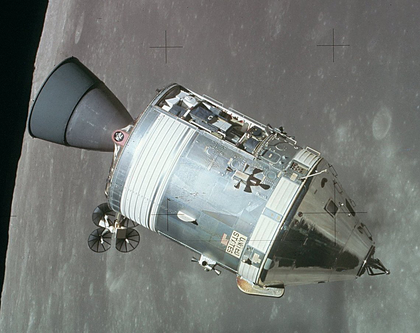
%> input picture perfect2.bmp, 420 x 333 px, shrunk from 1140 x 904 before the run; the run also reads 1 picture not shown here
$ octave ImageProcessingDemo.m   (GNU Octave 9; MATLAB toolbox functions it lacks are replaced by stand-ins)
%> lines starting %> are read from the running program, lines starting %| are printed output that depends on the picture; in (x1, y1, x2, y2) boxes, pixels count from 0 and x2, y2 are one past the last pixel; in counts of white or black regions, pixels touching at a corner belong together; the program's own positions count from 1

P = imread('perfect2.bmp');
%> P is the input picture: size 333x420x3 uint8; mean R, G, B 116.8, 120.6, 117
[m, n, p] = size(P);
%> m = 333; n = 420; p = 3
D = imread('damaged2.bmp');

DamageMask = zeros(m, n);
DefectLoc = [0 0];
for row = 1:1:m
    for column = 1:1:n
        for colour = 1:1:p
            if (P(row, column, colour) ~= D(row, column, colour))
                DamageMask(row, column) = 255;
                DefectLoc = [DefectLoc; row column];
            end
        end
    end
end
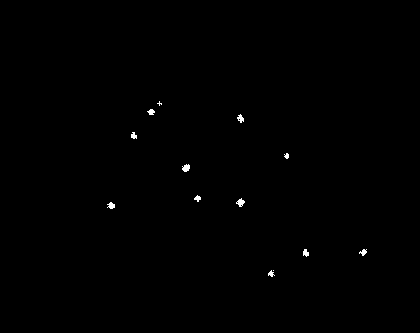
%> DamageMask: size 333x420 double; 0.27% white; 13 white regions (2 under 20 px), largest, box (x1, y1, x2, y2) and area: (182, 164, 190, 172) 46, (236, 198, 245, 207) 45, (237, 114, 244, 123) 37
%> after the loop, DefectLoc = 965 rows, first 12: [0 0; 102 160; 103 160; 103 160; 104 158; 104 159; 104 159; 104 159; 104 160; 104 160; 104 160; 104 161]
[i, j] = size(DefectLoc);
%> i = 965; j = 2

subplot(2, 2, 1); imshow(P); title('Original Image');
subplot(2, 2, 2); imshow(D); title('Image showing damage');
subplot(2, 2, 3); imshow(DamageMask); title('Damage Mask');
subplot(2, 2, 4); imshow(D); title('Image with located defects'); hold on;

% this part of the code plots circles around the defect areas
theta = 0 : 0.01 : 2*pi;
radius = 20;
for k = 2 : i
	yCenter = DefectLoc(k ,1);
	xCenter = DefectLoc(k, 2);
	thisX = radius * cos(theta) + xCenter;
	thisY = radius * sin(theta) + yCenter;
	% Plot circles around the center
	plot(thisX, thisY, 'r', 'LineWidth', 0.01);
end
%> this loop made 964 passes
%> (yCenter, xCenter) on passes 1 to 3: (102, 160), (103, 160), (103, 160)
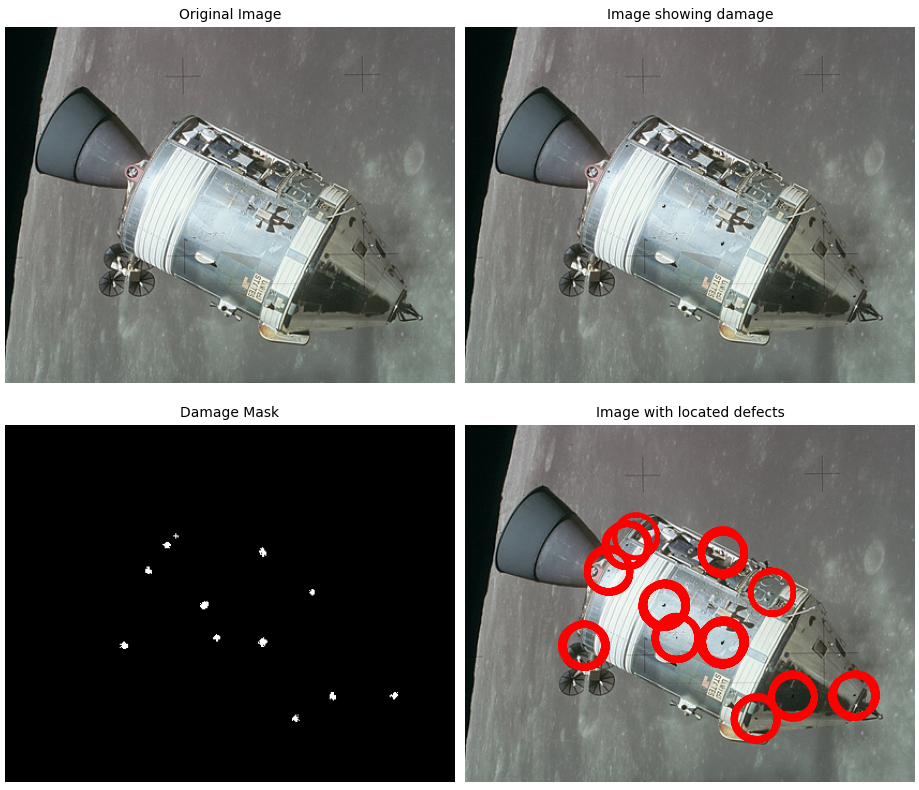
%> figure redrawn from the program's plot data, 4 panels
